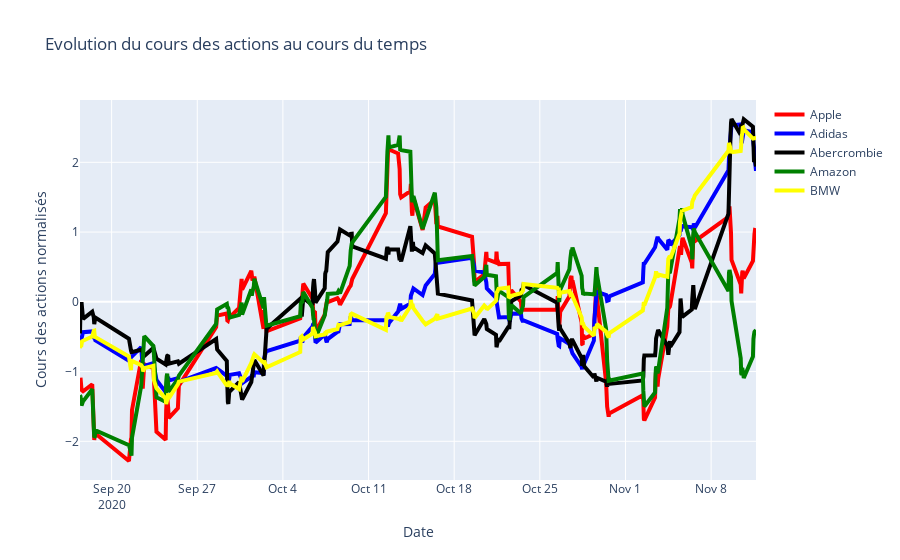

Here is the notebook cell this chart was saved with:
### Code cell
fig = go.Figure()

for [name, c] in [['Apple','red'],['Adidas','blue'],['Abercrombie','black'],['Amazon','green'],['BMW','yellow']]:
    fig.add_trace(go.Scatter(x=df_merged["index"],y=(df_merged["avg_"+name]-df_merged["avg_"+ name].mean())/pd.DataFrame.std(df_merged["avg_"+ name]),name= name,line=dict(color=c,width=4)))
    df_merged[name+'_normalisé']=(df_merged["avg_"+name]-df_merged["avg_"+ name].mean())/pd.DataFrame.std(df_merged["avg_"+ name])
    
fig.update_layout(title='Evolution du cours des actions au cours du temps',xaxis_title='Date',yaxis_title='Cours des actions normalisés')

fig.show()

### Figure 1 — Plotly figure (JSON) as saved in the notebook; plotly's stock layout.template omitted (floating-point values rounded to 4 significant figures; data arrays with more than 128 entries replaced by an {"elided": "..."} marker saying what was removed)
{"data": [{"line": {"color": "red", "width": 4}, "name": "Apple", "type": "scatter", "x": {"elided": "187 str values"}, "y": {"elided": "187 float values"}}, {"line": {"color": "blue", "width": 4}, "name": "Adidas", "type": "scatter", "x": {"elided": "187 str values"}, "y": {"elided": "187 float values"}}, {"line": {"color": "black", "width": 4}, "name": "Abercrombie", "type": "scatter", "x": {"elided": "187 str values"}, "y": {"elided": "187 float values"}}, {"line": {"color": "green", "width": 4}, "name": "Amazon", "type": "scatter", "x": {"elided": "187 str values"}, "y": {"elided": "187 float values"}}, {"line": {"color": "yellow", "width": 4}, "name": "BMW", "type": "scatter", "x": {"elided": "187 str values"}, "y": {"elided": "187 float values"}}], "layout": {"title": {"text": "Evolution du cours des actions au cours du temps"}, "xaxis": {"title": {"text": "Date"}}, "yaxis": {"title": {"text": "Cours des actions normalisés"}}}}
